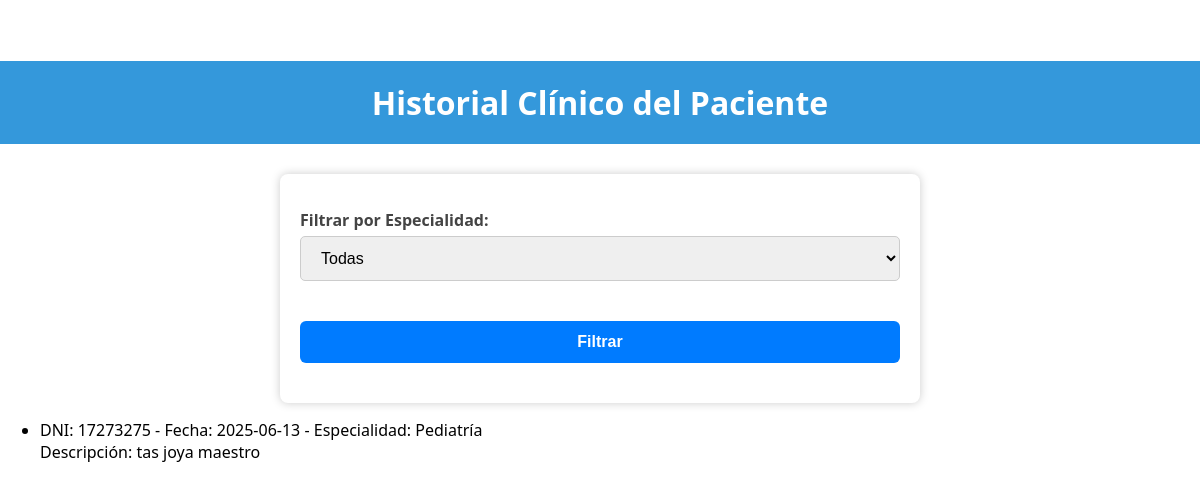
Page /ver_historial/17273275 on the committed database.
### app.py (models this page shows, shortened)
class HistoriaClinica(db.Model):
    __tablename__ = 'historia'
    id = db.Column(db.Integer, primary_key=True)
    dni_paciente = db.Column(db.Integer, db.ForeignKey('paciente.dni'), nullable=False)
    matricula_medico = db.Column(db.Integer, db.ForeignKey('medico.matricula'), nullable=False)
    fecha = db.Column(db.String(20), nullable=False)
    descripcion = db.Column(db.Text, nullable=False)

class Medico(db.Model):
    __tablename__ = 'medico'
    matricula = db.Column(db.Integer, primary_key=True, nullable=False)
    nombre = db.Column(db.String(100), nullable=False)
    especialidad = db.Column(db.String(100), nullable=False)
    tel = db.Column(db.String(20), nullable=False)
    estado = db.Column(db.String(20), default='activo')

### app.py (the view)
@app.route('/ver_historial/<int:dni>', methods=['GET', 'POST'])
def ver_historial(dni):
    especialidad_filtro = request.form.get('especialidad') if request.method == 'POST' else None
    especialidades = db.session.query(Medico.especialidad) \
        .join(HistoriaClinica, Medico.matricula == HistoriaClinica.matricula_medico) \
        .filter(HistoriaClinica.dni_paciente == dni).distinct().all()
    especialidades = [e[0] for e in especialidades]
    query = db.session.query(HistoriaClinica.fecha, HistoriaClinica.descripcion, Medico.especialidad) \
             .join(Medico, HistoriaClinica.matricula_medico == Medico.matricula) \
             .filter(HistoriaClinica.dni_paciente == dni)
    if especialidad_filtro:
        query = query.filter(Medico.especialidad == especialidad_filtro)
    historial = query.order_by(HistoriaClinica.fecha.desc()).all()
    datos = [{
        'dni': dni,
        'fecha': h.fecha,
        'especialidad': h.especialidad,
        'descripcion': h.descripcion
    } for h in historial]
    return render_template('historial_clinico.html',
                           historial=datos,
                           especialidades=especialidades,
                           seleccionada=especialidad_filtro)

### templates/historial_clinico.html (shortened to what this page needs)
{% extends "base.html" %}
{% block content %}
<h1>Historial Clínico del Paciente</h1>
<form method="POST">
    <label for="especialidad">Filtrar por Especialidad:</label>
    <select name="especialidad">
        <option value="">Todas</option>
    </select>
    <button type="submit">Filtrar</button>
</form>
<ul>
    {% for item in historial %}
    <li>
        DNI: {{ item.dni }} - Fecha: {{ item.fecha }} - Especialidad: {{ item.especialidad }}<br>
        Descripción: {{ item.descripcion }}
    </li>
    {% else %}
    <li>No hay registros de historia clínica para mostrar.</li>
    {% endfor %}
</ul>
{% endblock %}

### static/style.css (style rules this page uses)
body { font-family: Arial, sans-serif; background-color: #f4f4f4; margin: 0; padding: 0; }
h1 { background-color: #3498db; color: white; padding: 20px; text-align: center; margin-bottom: 30px; }
form { width: 80%; max-width: 600px; margin: auto; background: white; padding: 20px; border-radius: 8px; box-shadow: 0 0 10px #ccc; }
input, select, textarea, button { width: 100%; padding: 10px; margin-top: 10px; margin-bottom: 20px; border: 1px solid #ccc; border-radius: 5px; }
button { background-color: #2ecc71; color: white; font-weight: bold; border: none; cursor: pointer; }
body { margin: 0; font-family: 'Segoe UI', sans-serif; background: url('/static/bg-form.jpg') no-repeat center center fixed; background-size: cover; }
label { display: block; margin-top: 15px; font-weight: bold; color: #444; }
input, select, textarea { width: 100%; padding: 10px; margin-top: 5px; border: 1px solid #ccc; border-radius: 6px; font-size: 16px; }
button { margin-top: 20px; width: 100%; padding: 12px; background-color: #007BFF; color: white; font-size: 16px; border: none; border-radius: 6px; cursor: pointer; transition: background 0.3s; }
input[type="text"], input[type="number"], input[type="date"], select, textarea { padding: 12px 16px; box-sizing: border-box; border-radius: 5px; border: 1px solid #ccc; width: 100%; font-size: 16px; }

### rows in the picture
HistoriaClinica: dni "17273275", fecha "2025-06-13", especialidad "Pediatría", descripcion "tas joya maestro"
